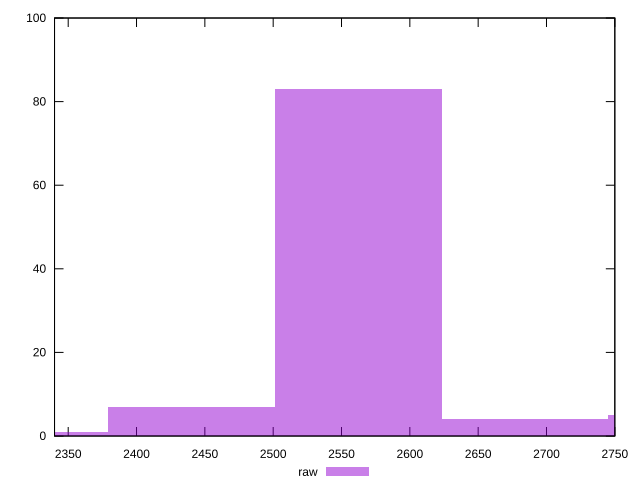

This figure's gnuplot source:
reset

$raw <<EOF
2318.2378819655764 1
2440.250402069028 7
2562.262922172479 83
2806.287962379382 5
2684.275442275931 4
EOF

set key outside below
set boxwidth 122.0125201034514
set xrange [2340:2750]
set yrange [0:100]
set trange [0:100]
set style fill transparent solid 0.5 noborder
set terminal svg size 640, 490 enhanced background rgb 'white'
set output "report_00019_2021-02-10T18-14-37.922Z//uses-text-compression/samples/pages+cached+noadtech+nomedia/raw/histogram.svg"

plot $raw title "raw" with boxes

reset
